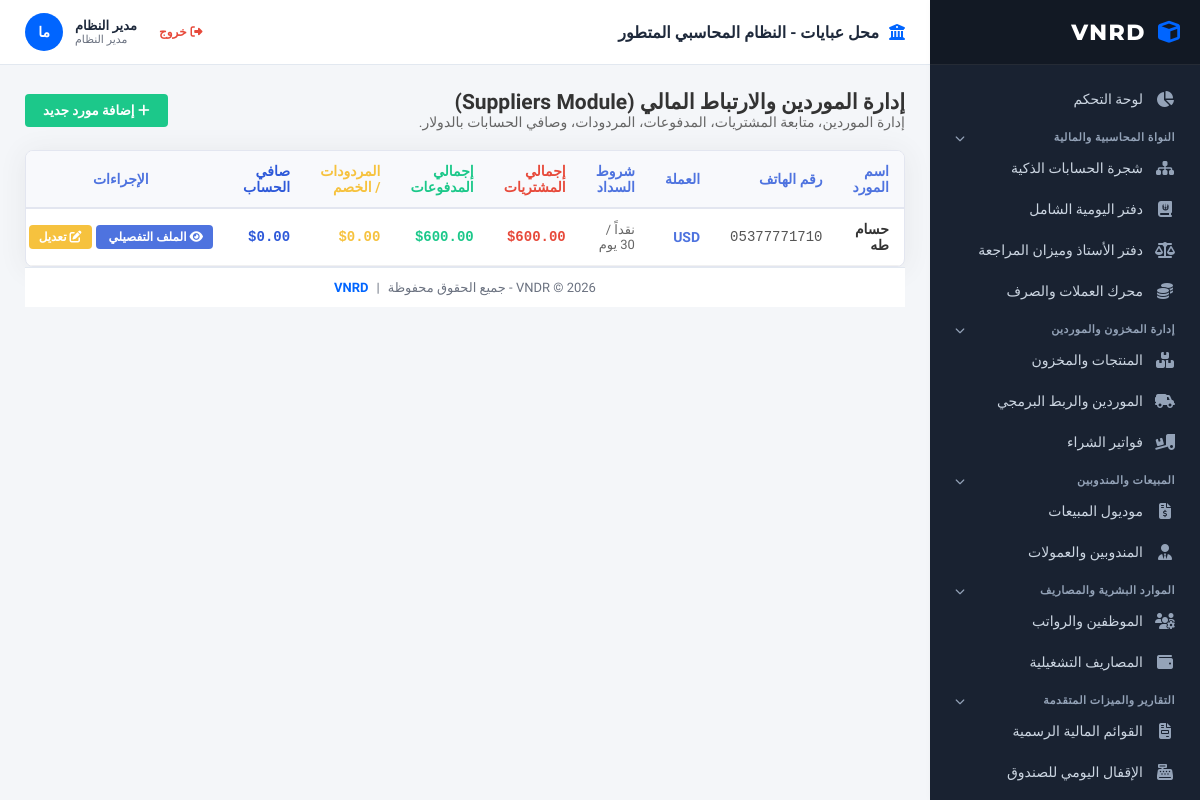
Page /suppliers.php (signed in) on the committed database.
### tables this page shows
CREATE TABLE `suppliers` (
  `id` int(11) NOT NULL,
  `supplier_name` varchar(150) NOT NULL,
  `phone` varchar(50) DEFAULT NULL,
  `currency` varchar(10) DEFAULT 'USD',
  `payment_terms` varchar(100) DEFAULT 'نقداً / 30 يوم',
  `created_at` timestamp NOT NULL DEFAULT current_timestamp(),
  `returns_discounts` decimal(15,4) NOT NULL DEFAULT 0.0000
);

### suppliers.php (the view, shortened to what this page needs)
<?php
include 'header.php';
$sql = "SELECT s.*,
        (SELECT COALESCE(SUM(COALESCE(p.purchased_quantity, p.current_quantity) * p.cost_price_usd), 0) FROM products p WHERE p.supplier_id = s.id) AS total_purchases,
        (SELECT COALESCE(SUM(sp.amount_usd), 0) FROM supplier_payments sp WHERE sp.supplier_id = s.id) AS total_payments
        FROM suppliers s
        ORDER BY s.id DESC";
$suppliers = $conn->query($sql)->fetchAll(PDO::FETCH_ASSOC);
?>
<div style="display: flex; justify-content: space-between; align-items: center; margin-bottom: 20px;">
    <div>
        <h2>إدارة الموردين والارتباط المالي (Suppliers Module)</h2>
        <p style="color: #666; margin: 0;">إدارة الموردين، متابعة المشتريات، المدفوعات، المردودات، وصافي الحسابات بالدولار.</p>
    </div>
    <div>
        <button onclick="openAddModal()" style="background: #1cc88a; color: white; padding: 9px 18px; border-radius: 4px; border: none; cursor: pointer; font-weight: bold;">
            <i class="fas fa-plus"></i> إضافة مورد جديد
        </button>
    </div>
</div>
<div style="background: #fff; border: 1px solid #e3e6f0; border-radius: 8px; overflow: hidden; box-shadow: 0 0.15rem 1.75rem 0 rgba(58, 59, 69, 0.08);">
    <div style="overflow-x: auto;">
        <table style="width: 100%; border-collapse: collapse; font-size: 14px; text-align: right;">
            <thead>
                <tr style="background: #f8f9fc; color: #4e73df; border-bottom: 2px solid #e3e6f0;">
                    <th style="padding: 12px 15px;">اسم المورد</th>
                    <th style="padding: 12px 15px;">رقم الهاتف</th>
                    <th style="padding: 12px 15px;">العملة</th>
                    <th style="padding: 12px 15px;">شروط السداد</th>
                    <th style="padding: 12px 15px; color: #e74a3b;">إجمالي المشتريات</th>
                    <th style="padding: 12px 15px; color: #1cc88a;">إجمالي المدفوعات</th>
                    <th style="padding: 12px 15px; color: #f6c23e;">المردودات / الخصم</th>
                    <th style="padding: 12px 15px; color: #2e59d9;">صافي الحساب</th>
                    <th style="padding: 12px 15px; text-align: center;">الإجراءات</th>
                </tr>
            </thead>
            <tbody>
                <?php if (count($suppliers) > 0): ?>
                    <?php foreach ($suppliers as $sup):
                        $net_balance = $sup['total_purchases'] - $sup['total_payments'] - $sup['returns_discounts'];
                    ?>
                        <tr style="border-bottom: 1px solid #f1f1f1;">
                            <td style="padding: 12px 15px; font-weight: 600; color: #333;"><?php echo htmlspecialchars($sup['supplier_name']); ?></td>
                            <td style="padding: 12px 15px; color: #555; font-family: monospace;"><?php echo htmlspecialchars($sup['phone'] ?: 'غير متوفر'); ?></td>
                            <td style="padding: 12px 15px; font-weight: bold; color: #4e73df;"><?php echo htmlspecialchars($sup['currency']); ?></td>
                            <td style="padding: 12px 15px; color: #666; font-size: 13px;"><?php echo htmlspecialchars($sup['payment_terms']); ?></td>
                            <td style="padding: 12px 15px; font-family: monospace; color: #e74a3b; font-weight: bold;">$<?php echo number_format($sup['total_purchases'], 2); ?></td>
                            <td style="padding: 12px 15px; font-family: monospace; color: #1cc88a; font-weight: bold;">$<?php echo number_format($sup['total_payments'], 2); ?></td>
                            <td style="padding: 12px 15px; font-family: monospace; color: #f6c23e; font-weight: bold;">$<?php echo number_format($sup['returns_discounts'], 2); ?></td>
                            <td style="padding: 12px 15px; font-family: monospace; color: #2e59d9; font-weight: bold;">$<?php echo number_format($net_balance, 2); ?></td>
                            <td style="padding: 12px 15px; text-align: center; white-space: nowrap;">
                                <a href="supplier_view.php?id=<?php echo $sup['id']; ?>" style="background: #4e73df; color: white; padding: 5px 10px; border-radius: 4px; text-decoration: none; font-size: 12px; font-weight: bold; margin-left: 4px;">
                                    <i class="fas fa-eye"></i> الملف التفصيلي
                                </a>
                                <button onclick='openEditModal(<?php echo json_encode($sup); ?>)' style="background: #f6c23e; color: white; padding: 5px 10px; border-radius: 4px; border: none; cursor: pointer; font-size: 12px; font-weight: bold;">
                                    <i class="fas fa-edit"></i> تعديل
                                </button>
                            </td>
                        </tr>
                    <?php endforeach; ?>
                <?php else: ?>
                    <tr>
                        <td colspan="9" style="padding: 30px; text-align: center; color: #777;">لا توجد أي موردين مسجلين حالياً.</td>
                    </tr>
                <?php endif; ?>
            </tbody>
        </table>
    </div>
</div>
<?php include 'footer.php'; ?>

### header.php (style rules this page uses)
:root { --zoho-sidebar-bg: #192231; --zoho-sidebar-hover: #26354a; --zoho-primary: #0065ff; --zoho-accent: #00c48c; --zoho-bg: #f4f6f9; --zoho-card-bg: #ffffff; --zoho-text-main: #333333; --zoho-text-muted: #6b7280; --zoho-border: #e2e8f0; --zoho-radius: 8px; }
* { box-sizing: border-box; margin: 0; padding: 0; font-family: 'Tajawal', sans-serif; }
body { background-color: var(--zoho-bg); color: var(--zoho-text-main); display: flex; height: 100vh; overflow: hidden; font-size: 14px; }

### rows in the picture
suppliers: supplier_name "حسام طه", phone "05377771710", currency "USD", payment_terms "نقداً / 30 يوم", total_purchases "600.00", total_payments "600.00", returns_discounts "0.00", net_balance "0.00"

### other values in the picture
$company_name "محل عبايات"
$logged_in_full_name "مدير النظام"
$logged_in_role_label "مدير النظام"
$avatar_initials ?: '؟' "ما"
